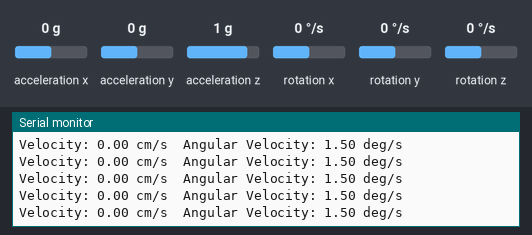
Simulated run of this sketch. Board: ESP32. Parts: the last lines printed to the serial monitor. The test bench sets the inputs (shaded band); at power-on: acceleration y 0 g, rotation z 0 °/s, acceleration x 0 g, acceleration z 1 g, rotation x 0 °/s, rotation y 0 °/s. WiFi joins after 1.5 s; servers stay silent unless stated; no MQTT or app messages arrive unless stated.

Above: at 3.2 s.
3.3 s: acceleration y set to -1.4 g
At 4.3 s:
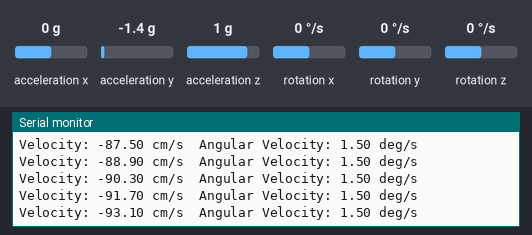
4.8 s: rotation z set to -192 °/s
At 5.3 s:
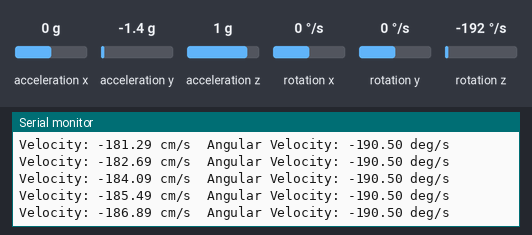
6.3 s: acceleration y set to -0.8 g
At 7.2 s:
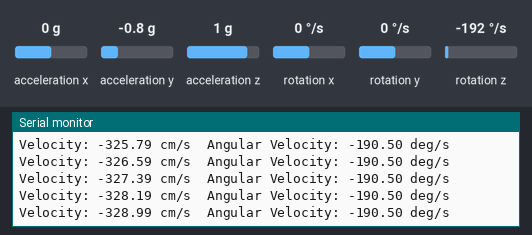
7.8 s: rotation z set to -100 °/s
At 8.5 s:
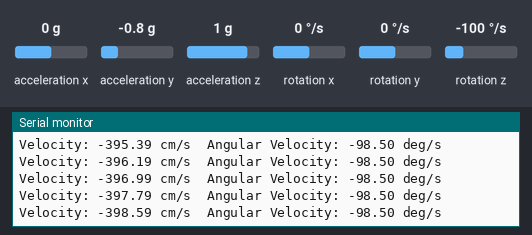
Timing chart, 0 to 10.8 s (numbered marks = the images above; inputs shaded):
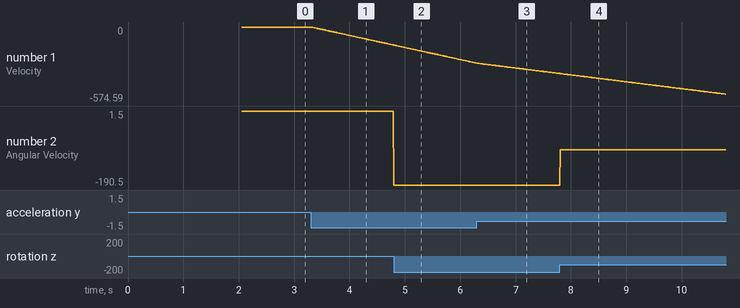

The sketch:

esp32_grafana.ino
```cpp
// server libraries
#include <WiFi.h>
#include <PubSubClient.h>

// imu libraries
#include <Wire.h>
#include <MPU6050.h>

// Wi-Fi credentials
const char* ssid = "WIND_26BC11_EXT";
const char* password = "JRNRHRJJ";

// MQTT broker details
const char* mqtt_server = "192.168.1.144";
int mqtt_port = 1883;
const char* vel_topic = "linear velocity";
const char* angular_vel_topic = "angular velocity";

WiFiClient espClient;
PubSubClient client(espClient);

MPU6050 mpu;

const int MPU_ADDR = 0x68;  // MPU6050 I2C address

// speed calculation variables
struct VelocityData {
  float velocity;
  float angularVelocity;
};
float prevAccelY = 0.0;

void setup() {
  // Initialize imu and start I2C communication
  Wire.begin();
  mpu.initialize();

  // Initialize Serial monitor
  Serial.begin(57600);

  // Connect to Wi-Fi
  WiFi.begin(ssid, password);

  while (WiFi.status() != WL_CONNECTED) {
    delay(1000);
    Serial.println("Connecting to WiFi...");
  }

  Serial.println("Connected to WiFi");

  // Connect to MQTT broker
  client.setServer(mqtt_server, mqtt_port);
  //client.setCallback(callback);

  while (!client.connected()) {
    if (client.connect("ESP32Client")) {
      Serial.println("Connected to MQTT broker");
    } else {
      Serial.print("MQTT connection failed, rc=");
      Serial.println(client.state());
      delay(2000);
    }
  }
}

void loop() {
   // Call the speedometer function to get the velocity and angular velocity
  VelocityData speedData = speedometer();

  // Access the velocity and angular velocity
  float velCmPerS = speedData.velocity;
  float angularVelocityZ = speedData.angularVelocity;

  // Convert velocity and angular velocity to character arrays
  char velMessage[10];
  char angularVelMessage[10];

  snprintf(velMessage, sizeof(velMessage), "%.2f", velCmPerS); // Adjust the format as needed
  snprintf(angularVelMessage, sizeof(angularVelMessage), "%.2f", angularVelocityZ); // Adjust the format as needed

  // Publish the values to MQTT topics
  if (client.publish(vel_topic, velMessage)) {
    Serial.print("Velocity: ");
    Serial.print(velCmPerS);
    Serial.print(" cm/s\t");
  } else {
    Serial.println("Failed to publish velocity value");
  }

  if (client.publish(angular_vel_topic, angularVelMessage)) {
    Serial.print("Angular Velocity: ");
    Serial.print(angularVelocityZ);
    Serial.println(" deg/s");
  } else {
    Serial.println("Failed to publish angular velocity value");
  }

  // Wait for 1 second before the next reading
  delay(10);
}

VelocityData speedometer() {
  VelocityData data;

  // Read accelerometer data
  int16_t ax, ay, az;
  mpu.getAcceleration(&ax, &ay, &az);

  // Convert raw values to m/s²
  float accelY = ay / 16384.0; // Assuming accelerometer range +/- 2g

  static float velocityY = 0.0; // Initial velocity
  float dt = 0.01; // Time step in seconds

  // Calculate velocity using integration (trapezoidal rule numerical approximation)
  float newVelocityY = velocityY + 0.5 * (accelY + prevAccelY) * dt;

  // Only update velocity if there's motion
  if (abs(accelY) > 0.07) {  // You can adjust the threshold as needed
    velocityY = newVelocityY;
  } else {
    velocityY = 0.0;  // No motion, so velocity is reset
  }

  // Store the current acceleration for the next iteration
  prevAccelY = accelY;

  // Convert speed from m/s to cm/s
  data.velocity = newVelocityY * 100;

  // Get angular velocity around Z-axis directly from gyroscope
  int16_t gx, gy, gz;
  mpu.getRotation(&gx, &gy, &gz);

  // Convert raw gyroscope value to degrees per second
  float gzFloat = gz / 131.0;

  // Apply offset to the angular velocity
  data.angularVelocity = gzFloat + 1.5;

  return data;
}
```

Measured:
- after the input at 3.3 s, the serial monitor: prints a new line at once (image 1)
- plotted number 1: 0 → -139.3 after the input at 3.3 s
